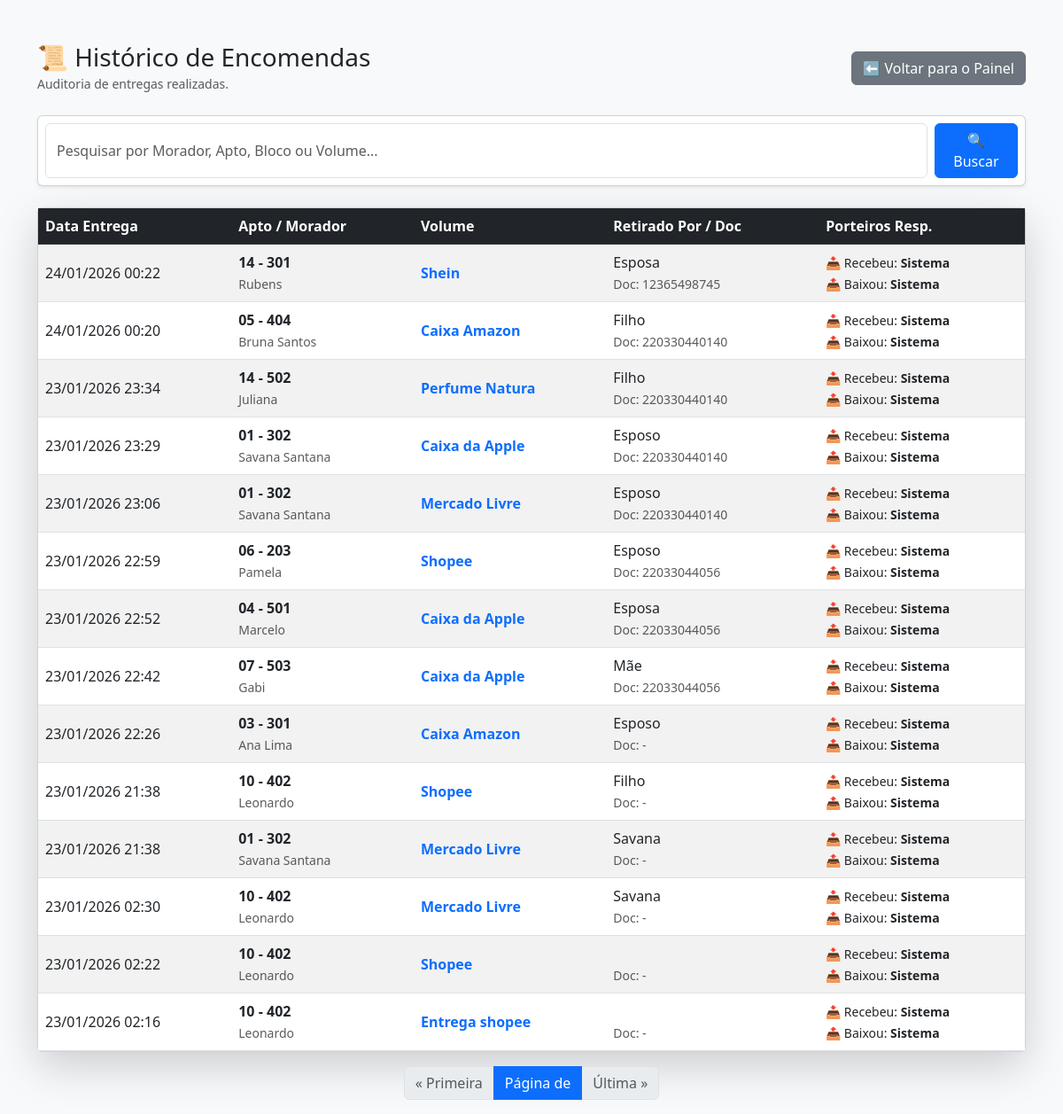
/historico_encomendas/ (signed in), run on an earlier commit of the app's database.
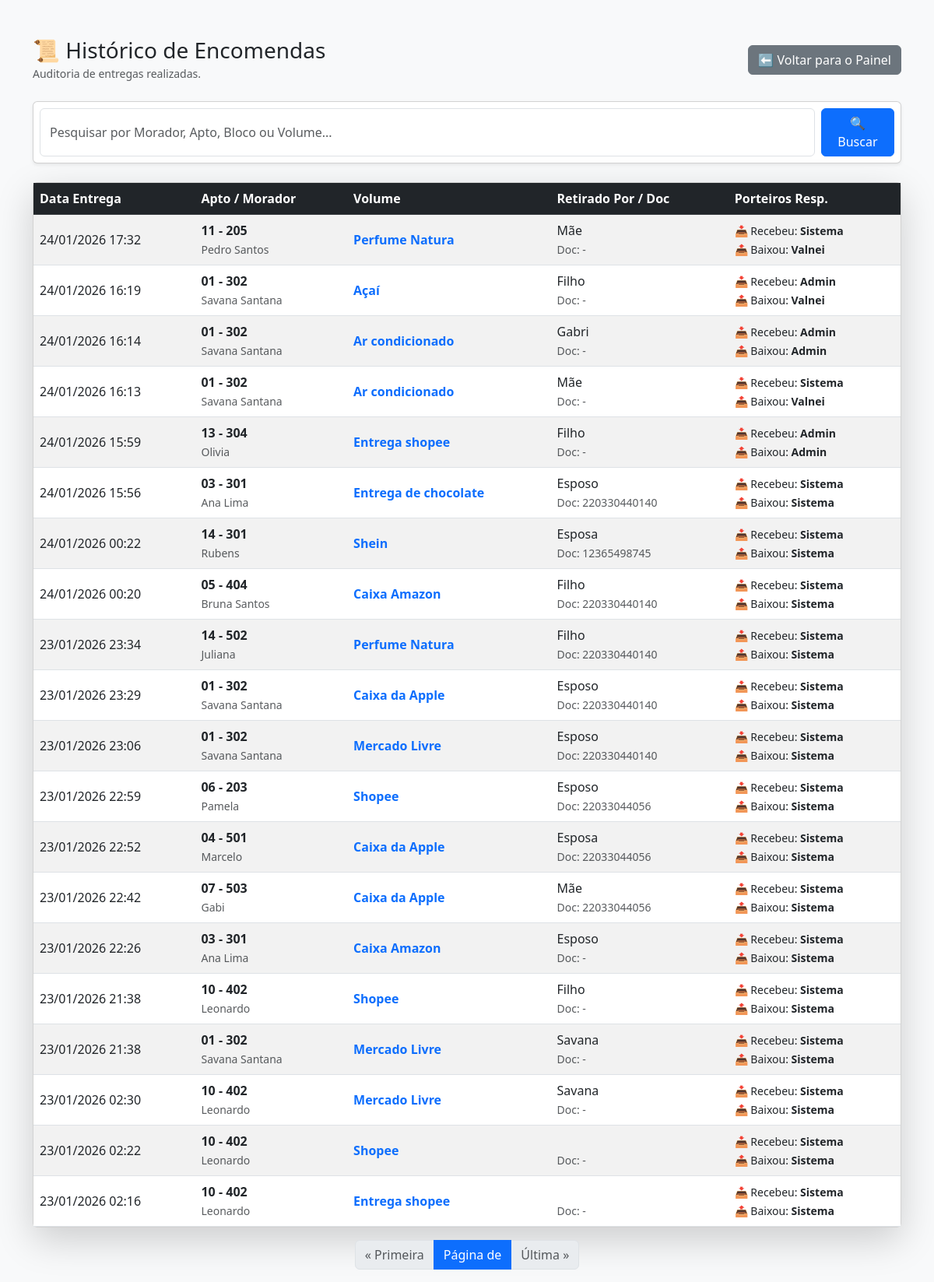
And on a later commit of the database.
### portaria/models.py (models this page shows, shortened)
class Encomenda(models.Model):
    morador = models.ForeignKey(Morador, on_delete=models.CASCADE, verbose_name="Morador")
    data_chegada = models.DateTimeField(auto_now_add=True, verbose_name="Data de Chegada")
    volume = models.CharField(max_length=50, verbose_name="Volume")
    destinatario_alternativo = models.CharField(max_length=100, blank=True, verbose_name="Destinatário Externo (A/C)")
    entregue = models.BooleanField(default=False, verbose_name="Entregue?")
    data_entrega = models.DateTimeField(null=True, blank=True, verbose_name="Data da Entrega")
    quem_retirou = models.CharField(max_length=100, blank=True, verbose_name="Quem retirou?")
    documento_retirada = models.CharField(max_length=50, blank=True, verbose_name="Documento de quem retirou")
    notificado = models.BooleanField(default=False, verbose_name="Morador foi avisado?")
    porteiro_cadastro = models.ForeignKey(User, on_delete=models.SET_NULL, null=True, blank=True, related_name='cadastrou_encomenda')
    porteiro_entrega = models.ForeignKey(User, on_delete=models.SET_NULL, null=True, blank=True, related_name='entregou_encomenda')

class Morador(models.Model):
    nome = models.CharField(max_length=100, verbose_name="Nome Completo")
    cpf = models.CharField(max_length=14, verbose_name="CPF", blank=True)
    telefone = models.CharField(max_length=20, verbose_name="Telefone", blank=True)
    bloco = models.CharField(max_length=10, verbose_name="Bloco", blank=True)
    apartamento = models.CharField(max_length=10, verbose_name="Apartamento")

### portaria/views.py (the view)
# urls.py: path('historico_encomendas/', historico_encomendas, name='historico_encomendas'),
@login_required
def historico_encomendas(request):
    encomendas = Encomenda.objects.filter(entregue=True).order_by('-data_entrega')[:50]
    return render(request, 'historico_encomendas.html', {'encomendas': encomendas})

### portaria/templates/historico_encomendas.html (shortened to what this page needs)
{% load static %}
<!DOCTYPE html>
<html lang="pt-br">
<head>
    <link href="https://cdn.jsdelivr.net/npm/bootstrap@5.3.0/dist/css/bootstrap.min.css" rel="stylesheet">
</head>
<body class="bg-light">
    <div class="container mt-5">
        <div class="d-flex justify-content-between align-items-center mb-4">
            <div>
                <h3 class="mb-0">📜 Histórico de Encomendas</h3>
                <small class="text-muted">Auditoria de entregas realizadas.</small>
            </div>
            <a href="{% url 'home' %}" class="btn btn-secondary">⬅️ Voltar para o Painel</a>
        </div>
        <div class="card shadow-sm mb-4">
            <div class="card-body p-2">
                <form method="GET" action="{% url 'historico_encomendas' %}" class="d-flex gap-2">
                    <input type="text" name="busca" class="form-control" placeholder="Pesquisar por Morador, Apto, Bloco ou Volume..." value="{{ busca|default:'' }}">
                    <button class="btn btn-primary" type="submit">🔍 Buscar</button>
                </form>
            </div>
        </div>
        <div class="card shadow-lg">
            <div class="card-body p-0">
                <table class="table table-striped table-hover mb-0 align-middle">
                    <thead class="table-dark">
                        <tr>
                            <th>Data Entrega</th>
                            <th>Apto / Morador</th>
                            <th>Volume</th>
                            <th>Retirado Por / Doc</th>
                            <th>Porteiros Resp.</th> </tr>
                    </thead>
                    <tbody>
                        {% for item in encomendas %}
                        <tr>
                            <td>{{ item.data_entrega|date:"d/m/Y H:i" }}</td>
                            <td>
                                <strong>{{ item.morador.bloco }} - {{ item.morador.apartamento }}</strong><br>
                                <span class="text-muted small">{{ item.morador.nome }}</span>
                            </td>
                            <td class="fw-bold text-primary">{{ item.volume }}</td>
                            <td>
                                {{ item.quem_retirou }}<br>
                                <small class="text-muted">Doc: {{ item.documento_retirada|default:"-" }}</small>
                            </td>
                            <td>
                                <small>📥 Recebeu: <strong>{{ item.porteiro_cadastro.username|default:"Sistema" }}</strong></small><br>
                                <small>📤 Baixou: <strong>{{ item.porteiro_entrega.username|default:"Sistema" }}</strong></small>
                            </td>
                        </tr>
                        {% empty %}
                        <tr>
                            <td colspan="5" class="text-center p-5 text-muted">
                                <h4>Nenhum registro encontrado.</h4>
                            </td>
                        </tr>
                        {% endfor %}
                    </tbody>
                </table>
            </div>
        </div>
        <div class="d-flex justify-content-center mt-3">
            <nav>
                <ul class="pagination">
                    {% if encomendas.has_previous %}
                        <li class="page-item">
                            <a class="page-link" href="?page=1{% if busca %}&busca={{ busca }}{% endif %}">&laquo; Primeira</a>
                        </li>
                        <li class="page-item">
                            <a class="page-link" href="?page={{ encomendas.previous_page_number }}{% if busca %}&busca={{ busca }}{% endif %}">Anterior</a>
                        </li>
                    {% else %}
                        <li class="page-item disabled"><span class="page-link">&laquo; Primeira</span></li>
                    {% endif %}
                    <li class="page-item active">
                        <span class="page-link">
                            Página {{ encomendas.number }} de {{ encomendas.paginator.num_pages }}
                        </span>
                    </li>
                    {% if encomendas.has_next %}
                        <li class="page-item">
                            <a class="page-link" href="?page={{ encomendas.next_page_number }}{% if busca %}&busca={{ busca }}{% endif %}">Próxima</a>
                        </li>
                        <li class="page-item">
                            <a class="page-link" href="?page={{ encomendas.paginator.num_pages }}{% if busca %}&busca={{ busca }}{% endif %}">Última &raquo;</a>
                        </li>
                    {% else %}
                        <li class="page-item disabled"><span class="page-link">Última &raquo;</span></li>
                    {% endif %}
                </ul>
            </nav>
        </div>
    </div>
</body>
</html>

What changed in the data, as far as the page shows it:
added Encomenda: data_entrega "24/01/2026 17:32", morador.bloco "11", morador.apartamento "205", morador.nome "Pedro Santos", volume "Perfume Natura", quem_retirou "Mãe", documento_retirada "-", porteiro_cadastro.username "Sistema", porteiro_entrega.username "Valnei"
added Encomenda: data_entrega "24/01/2026 16:19", morador.bloco "01", morador.apartamento "302", morador.nome "Savana Santana", volume "Açaí", quem_retirou "Filho", documento_retirada "-", porteiro_cadastro.username "Admin", porteiro_entrega.username "Valnei"
added Encomenda: data_entrega "24/01/2026 16:14", morador.bloco "01", morador.apartamento "302", morador.nome "Savana Santana", volume "Ar condicionado", quem_retirou "Gabri", documento_retirada "-", porteiro_cadastro.username "Admin", porteiro_entrega.username "Admin"
added Encomenda: data_entrega "24/01/2026 16:13", morador.bloco "01", morador.apartamento "302", morador.nome "Savana Santana", volume "Ar condicionado", quem_retirou "Mãe", documento_retirada "-", porteiro_cadastro.username "Sistema", porteiro_entrega.username "Valnei"
added Encomenda: data_entrega "24/01/2026 15:59", morador.bloco "13", morador.apartamento "304", morador.nome "Olivia", volume "Entrega shopee", quem_retirou "Filho", documento_retirada "-", porteiro_cadastro.username "Admin", porteiro_entrega.username "Admin"
added Encomenda: data_entrega "24/01/2026 15:56", morador.bloco "03", morador.apartamento "301", morador.nome "Ana Lima", volume "Entrega de chocolate", quem_retirou "Esposo", documento_retirada "220330440140", porteiro_cadastro.username "Sistema", porteiro_entrega.username "Sistema"
